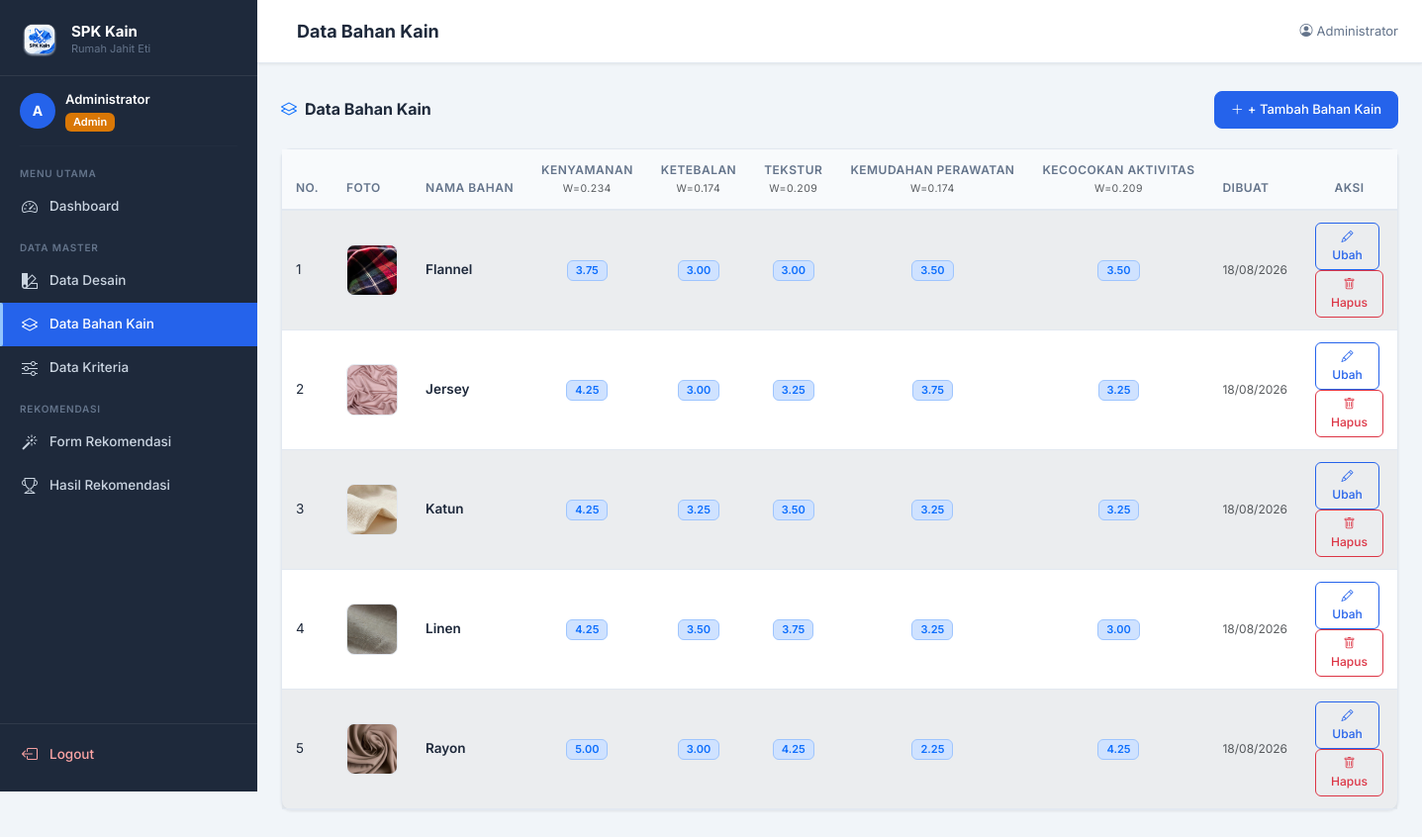
/public/bahan-kain/index.php (signed in), run on the app's committed database.
### tables this page shows
CREATE TABLE `kriteria` (
  `id`            INT          NOT NULL AUTO_INCREMENT,
  `nama_kriteria` VARCHAR(50)  NOT NULL,
  `bobot`         DECIMAL(5,3) NOT NULL COMMENT '0.000–1.000; total semua baris harus = 1.000',
  `atribut`       ENUM('benefit','cost') NOT NULL DEFAULT 'benefit',
  `created_at`    TIMESTAMP    NOT NULL DEFAULT CURRENT_TIMESTAMP,
  PRIMARY KEY (`id`)
);

CREATE TABLE `bahan_kain` (
  `id`          INT         NOT NULL AUTO_INCREMENT,
  `nama_bahan`  VARCHAR(50) NOT NULL,
  `foto`        VARCHAR(255) DEFAULT NULL,
  `created_at`  TIMESTAMP   NOT NULL DEFAULT CURRENT_TIMESTAMP,
  PRIMARY KEY (`id`)
);

CREATE TABLE `nilai_bahan` (
  `id`           INT          NOT NULL AUTO_INCREMENT,
  `bahan_kain_id` INT         NOT NULL,
  `kriteria_id`  INT          NOT NULL,
  `nilai`        DECIMAL(4,2) NOT NULL COMMENT 'skala 1.00–5.00',
  PRIMARY KEY (`id`),
  UNIQUE KEY `uq_bahan_kriteria` (`bahan_kain_id`, `kriteria_id`),
  CONSTRAINT `fk_nb_bahan`    FOREIGN KEY (`bahan_kain_id`) REFERENCES `bahan_kain` (`id`) ON DELETE RESTRICT,
  CONSTRAINT `fk_nb_kriteria` FOREIGN KEY (`kriteria_id`)  REFERENCES `kriteria`   (`id`) ON DELETE RESTRICT
);

### src/autoload.php (called while the page is built, shortened)
<?php
spl_autoload_register(function (string $class): void {
    $namespaceMap = [
        'Config\\'     => BASE_PATH . '/src/Config/',
        'Models\\'     => BASE_PATH . '/src/Models/',
        'Services\\'   => BASE_PATH . '/src/Services/',
        'Middleware\\' => BASE_PATH . '/src/Middleware/',
        'Helpers\\'    => BASE_PATH . '/src/Helpers/',
    ];
    foreach ($namespaceMap as $namespace => $dir) {
        if (str_starts_with($class, $namespace)) {
            $relative = substr($class, strlen($namespace));
            $file     = $dir . str_replace('\\', '/', $relative) . '.php';
            if (file_exists($file)) {
                return;
            }
        }
    }
});

### src/Config/Database.php (called while the page is built, shortened)
<?php
class Database
{
    private static ?PDO $instance = null;
    private static string $host     = '127.0.0.1';
    private static int    $port     = 3307;
    private static string $dbname   = 'spk_saw_kain';
    private static string $username = 'root';
    private static string $password = '';
    private static string $charset  = 'utf8mb4';
    public static function getInstance(): PDO
    {
        if (self::$instance === null) {
            $dsn = sprintf(
                'mysql:host=%s;port=%d;dbname=%s;charset=%s',
                self::$host,
                self::$port,
                self::$dbname,
                self::$charset
            );
            $options = [
                PDO::ATTR_ERRMODE            => PDO::ERRMODE_EXCEPTION,
                PDO::ATTR_DEFAULT_FETCH_MODE => PDO::FETCH_ASSOC,
                PDO::ATTR_EMULATE_PREPARES   => false,
            ];
            try {
                self::$instance = new PDO($dsn, self::$username, self::$password, $options);
            } catch (PDOException $e) {
                error_log('[DB Error] ' . $e->getMessage());
                die('Koneksi database gagal. Hubungi administrator.');
            }
        }
        return self::$instance;
    }
}

### src/Models/Kriteria.php (called while the page is built, shortened)
<?php
class Kriteria
{
    private PDO $db;
    public function __construct()
    {
        $this->db = Database::getInstance();
    }
    public function getAll(): array
    {
        $stmt = $this->db->query(
            'SELECT id, nama_kriteria, bobot, atribut, created_at FROM kriteria ORDER BY id'
        );
        return $stmt->fetchAll();
    }
}

### src/Models/BahanKain.php (called while the page is built, shortened)
<?php
class BahanKain
{
    private PDO $db;
    public function __construct()
    {
        $this->db = Database::getInstance();
    }
    public function getAll(): array
    {
        $stmt = $this->db->query(
            'SELECT id, nama_bahan, foto, created_at FROM bahan_kain ORDER BY nama_bahan'
        );
        return $stmt->fetchAll();
    }
}

### src/Models/NilaiBahan.php (called while the page is built, shortened)
<?php
class NilaiBahan
{
    private PDO $db;
    public function __construct()
    {
        $this->db = Database::getInstance();
    }
    public function getByBahanId(int $bahanKainId): array
    {
        $stmt = $this->db->prepare(
            'SELECT kriteria_id, nilai FROM nilai_bahan WHERE bahan_kain_id = ?'
        );
        $stmt->execute([$bahanKainId]);
        $rows = $stmt->fetchAll();
        $result = [];
        foreach ($rows as $row) {
            $result[$row['kriteria_id']] = (float)$row['nilai'];
        }
        return $result;
    }
}

### public/bahan-kain/index.php (the view, shortened to what this page needs)
<?php
require_once __DIR__ . '/../../src/autoload.php';
$pageTitle    = 'Data Bahan Kain';
$modelBahan   = new BahanKain();
$modelKriteria = new Kriteria();
$modelNilai   = new NilaiBahan();
$bahanList    = $modelBahan->getAll();
$kriteriaList = $modelKriteria->getAll();
require_once __DIR__ . '/../partials/header.php';
?>
<div class="layout-wrapper">
    <?php require_once __DIR__ . '/../partials/sidebar.php'; ?>
    <main class="main-content">
        <?php require_once __DIR__ . '/../partials/navbar.php'; ?>
        <div class="content-wrapper">
            <div class="section-header">
                <h2 class="section-title">
                    <i class="bi bi-layers me-2 text-primary"></i>Data Bahan Kain
                </h2>
                <?php if ($_SESSION['role'] === 'admin'): ?>
                <a href="/spk-saw-kain/public/bahan-kain/create.php" class="btn btn-primary">
                    <i class="bi bi-plus-lg me-1"></i>+ Tambah Bahan Kain
                </a>
                <?php endif; ?>
            </div>
            <div class="card">
                <div class="card-body p-0">
                    <?php if (empty($bahanList)): ?>
                    <div class="empty-state">
                        <i class="bi bi-layers"></i>
                        <p>Belum ada data bahan kain.</p>
                    </div>
                    <?php else: ?>
                    <div class="table-responsive">
                        <table class="table table-hover table-striped mb-0">
                            <thead>
                                <tr>
                                    <th>No.</th>
                                    <th>Foto</th>
                                    <th>Nama Bahan</th>
                                    <?php foreach ($kriteriaList as $k): ?>
                                    <th class="text-center" title="Bobot: <?= $k['bobot'] ?> | <?= $k['atribut'] ?>">
                                        <?= htmlspecialchars($k['nama_kriteria']) ?>
                                        <br><small class="text-muted fw-normal">W=<?= $k['bobot'] ?></small>
                                    </th>
                                    <?php endforeach; ?>
                                    <th>Dibuat</th>
                                    <?php if ($_SESSION['role'] === 'admin'): ?>
                                    <th class="text-center">Aksi</th>
                                    <?php endif; ?>
                                </tr>
                            </thead>
                            <tbody>
                                <?php foreach ($bahanList as $i => $b):
                                    $nilaiMap = $modelNilai->getByBahanId($b['id']);
                                ?>
                                <tr>
                                    <td><?= $i + 1 ?></td>
                                    <td>
                                        <?php $fotoPath = '/spk-saw-kain/public/assets/img/' . ($b['foto'] ?? ''); ?>
                                        <?php if ($b['foto']): ?>
                                        <img src="<?= htmlspecialchars($fotoPath) ?>"
                                             alt="<?= htmlspecialchars($b['nama_bahan']) ?>"
                                             style="width:52px;height:52px;object-fit:cover;border-radius:8px;border:1px solid #e2e8f0;">
                                        <?php else: ?>
                                        <div style="width:52px;height:52px;border-radius:8px;background:#f1f5f9;display:flex;align-items:center;justify-content:center;">
                                            <i class="bi bi-image text-muted"></i>
                                        </div>
                                        <?php endif; ?>
                                    </td>
                                    <td class="fw-600"><?= htmlspecialchars($b['nama_bahan']) ?></td>
                                    <?php foreach ($kriteriaList as $k): ?>
                                    <td class="text-center">
                                        <?php $nilai = $nilaiMap[$k['id']] ?? null; ?>
                                        <?php if ($nilai !== null): ?>
                                        <span class="badge bg-primary-subtle text-primary border border-primary-subtle">
                                            <?= number_format($nilai, 2) ?>
                                        </span>
                                        <?php else: ?>
                                        <span class="text-danger">—</span>
                                        <?php endif; ?>
                                    </td>
                                    <?php endforeach; ?>
                                    <td class="text-muted" style="font-size:12px;">
                                        <?= date('d/m/Y', strtotime($b['created_at'])) ?>
                                    </td>
                                    <?php if ($_SESSION['role'] === 'admin'): ?>
                                    <td class="text-center">
                                        <a href="/spk-saw-kain/public/bahan-kain/edit.php?id=<?= $b['id'] ?>"
                                           class="btn btn-sm btn-outline-primary me-1">
                                            <i class="bi bi-pencil"></i> Ubah
                                        </a>
                                        <a href="/spk-saw-kain/public/bahan-kain/delete.php?id=<?= $b['id'] ?>"
                                           class="btn btn-sm btn-outline-danger confirm-delete"
                                           data-nama="<?= htmlspecialchars($b['nama_bahan']) ?>">
                                            <i class="bi bi-trash"></i> Hapus
                                        </a>
                                    </td>
                                    <?php endif; ?>
                                </tr>
                                <?php endforeach; ?>
                            </tbody>
                        </table>
                    </div>
                    <?php endif; ?>
                </div>
            </div>
        </div>
    </main>
</div>
</body>
</html>

### public/partials/header.php (shortened to what this page needs)
<!DOCTYPE html>
<html lang="id">
<head>
    <link rel="stylesheet" href="https://cdn.jsdelivr.net/npm/bootstrap@5.3.2/dist/css/bootstrap.min.css">
    <link rel="stylesheet" href="https://cdn.jsdelivr.net/npm/bootstrap-icons@1.11.3/font/bootstrap-icons.min.css">
    <link rel="stylesheet" href="/spk-saw-kain/public/assets/css/style.css">
</head>
<body>

### public/partials/sidebar.php
<?php
$currentUri = $_SERVER['REQUEST_URI'] ?? '';
function isActive(string $path): string {
    global $currentUri;
    return str_contains($currentUri, $path) ? 'active' : '';
}
$role = $_SESSION['role'] ?? 'pengguna';
?>
<nav id="sidebar" class="sidebar d-flex flex-column">
    <div class="sidebar-brand">
        <div class="brand-icon" style="background:transparent;padding:0;">
            <img src="/spk-saw-kain/public/assets/img/logo.png"
                 alt="Logo SPK Kain"
                 style="width:40px;height:40px;object-fit:contain;border-radius:8px;">
        </div>
        <div class="brand-text">
            <span class="brand-title">SPK Kain</span>
            <span class="brand-subtitle">Rumah Jahit Eti</span>
        </div>
    </div>
    <div class="sidebar-user">
        <div class="user-avatar">
            <?= strtoupper(substr($_SESSION['nama'] ?? 'U', 0, 1)) ?>
        </div>
        <div class="user-info">
            <span class="user-name"><?= htmlspecialchars($_SESSION['nama'] ?? '') ?></span>
            <span class="user-role badge <?= $role === 'admin' ? 'badge-admin' : 'badge-user' ?>">
                <?= $role === 'admin' ? 'Admin' : 'Pengguna' ?>
            </span>
        </div>
    </div>
    <hr class="sidebar-divider">
    <ul class="sidebar-menu flex-grow-1">
        <li class="menu-label">Menu Utama</li>
        <li>
            <a href="/spk-saw-kain/public/dashboard.php" class="menu-item <?= isActive('dashboard') ?>">
                <i class="bi bi-speedometer2"></i>
                <span>Dashboard</span>
            </a>
        </li>
        <?php if ($role === 'admin'): ?>
        <li class="menu-label">Data Master</li>
        <li>
            <a href="/spk-saw-kain/public/desain/index.php" class="menu-item <?= isActive('/desain/') ?>">
                <i class="bi bi-palette2"></i>
                <span>Data Desain</span>
            </a>
        </li>
        <li>
            <a href="/spk-saw-kain/public/bahan-kain/index.php" class="menu-item <?= isActive('/bahan-kain/') ?>">
                <i class="bi bi-layers"></i>
                <span>Data Bahan Kain</span>
            </a>
        </li>
        <li>
            <a href="/spk-saw-kain/public/kriteria/index.php" class="menu-item <?= isActive('/kriteria/') ?>">
                <i class="bi bi-sliders"></i>
                <span>Data Kriteria</span>
            </a>
        </li>
        <?php endif; ?>
        <li class="menu-label">Rekomendasi</li>
        <li>
            <a href="/spk-saw-kain/public/rekomendasi/form.php" class="menu-item <?= isActive('rekomendasi/form') ?>">
                <i class="bi bi-magic"></i>
                <span>Form Rekomendasi</span>
            </a>
        </li>
        <li>
            <a href="/spk-saw-kain/public/rekomendasi/hasil.php" class="menu-item <?= isActive('rekomendasi/hasil') ?>">
                <i class="bi bi-trophy"></i>
                <span>Hasil Rekomendasi</span>
            </a>
        </li>
    </ul>
    <div class="sidebar-footer">
        <a href="/spk-saw-kain/public/logout.php" class="menu-item menu-logout">
            <i class="bi bi-box-arrow-left"></i>
            <span>Logout</span>
        </a>
    </div>
</nav>

### public/partials/navbar.php (shortened to what this page needs)
<nav class="top-navbar">
    <div class="navbar-title">
        <h1 class="page-title"><?= htmlspecialchars($pageTitle ?? 'Dashboard') ?></h1>
    </div>
    <div class="navbar-right">
        <div class="navbar-user">
            <i class="bi bi-person-circle me-1"></i>
            <span><?= htmlspecialchars($_SESSION['nama'] ?? '') ?></span>
        </div>
    </div>
</nav>

### data on the page
kriteria: nama_kriteria "KENYAMANAN", bobot "0.234", id "3.75", id "4.25", id "5.00"
kriteria: nama_kriteria "KETEBALAN", bobot "0.174", id "3.00", id.kriteria_id "3.00", id "3.25", id "3.50"
kriteria: nama_kriteria "TEKSTUR", bobot "0.209", id "3.00", id.nilai "3.25", id "3.50", id "3.75", id "4.25"
kriteria: nama_kriteria "KEMUDAHAN PERAWATAN", bobot "0.174", id "3.50", id "3.75", id "3.25", id "2.25"
kriteria: nama_kriteria "KECOCOKAN AKTIVITAS", bobot "0.209", id "3.50", id.nilai "3.25", id "3.25", id "3.00", id "4.25"
bahan_kain: foto (picture), nama_bahan "Flannel", created_at "18/08/2026"
bahan_kain: foto+nama_bahan (picture), nama_bahan "Jersey", created_at "18/08/2026"
bahan_kain: foto (picture), nama_bahan "Katun", created_at "18/08/2026"
bahan_kain: foto+nama_bahan (picture), nama_bahan "Linen", created_at "18/08/2026"
bahan_kain: foto (picture), nama_bahan "Rayon", created_at "18/08/2026"

### other printed values
substr($_SESSION['nama'] ?? 'U', 0, 1) "A"
$_SESSION['nama'] "Administrator"
$pageTitle "Data Bahan Kain"
